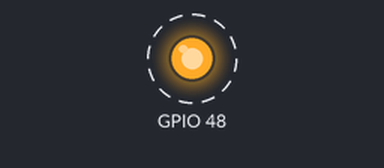
This sketch was run on a simulated ESP32-S3. On the bench: output pins drawn as LEDs (lit = HIGH). Dashed ring = blinking. What the sketch prints to the serial monitor is not drawn.

Above: at 1.5 s.
Timing chart, 0 to 5.6 s (numbered marks = the images above):
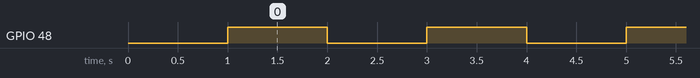

The sketch:

Blink_ESP32S3.ino
```cpp
/*
  Blink ESP32-S3
  Turns the built-in LED on and off repeatedly.

  Most ESP32-S3 boards have a built-in LED on GPIO 48 (or GPIO 38).
  If your board doesn't have a built-in LED, connect an external LED
  to GPIO 48 with a 220Ω resistor.
*/

void setup() {
  // Initialize serial communication
  Serial.begin(115200);
  delay(1000);

  // Initialize the LED pin
  pinMode(LED_BUILTIN, OUTPUT);

  Serial.println("ESP32-S3 Blink Example Started!");
}

void loop() {
  // Turn LED on
  digitalWrite(LED_BUILTIN, HIGH);
  Serial.println("LED ON");
  delay(1000);

  // Turn LED off
  digitalWrite(LED_BUILTIN, LOW);
  Serial.println("LED OFF");
  delay(1000);
}
```

Measured:
- by itself, GPIO 48: alternates HIGH for 1.0 s and LOW for 1.0 s
